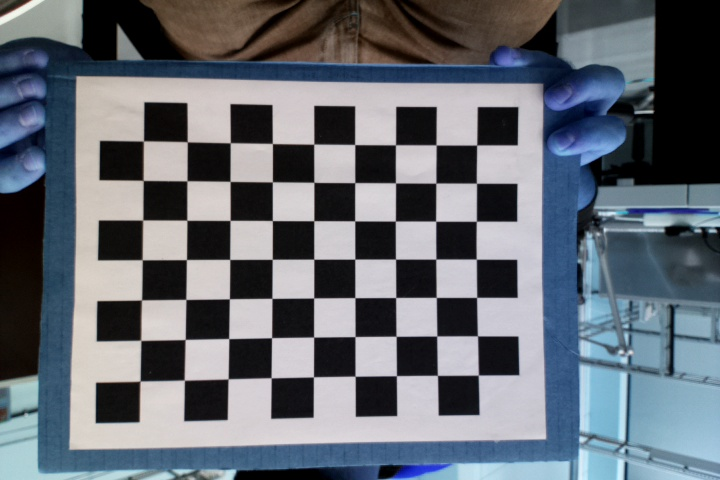
#> input picture opencv-projects/imgs/chessboard/chess_test_0.jpg, 720 x 480 px; its folder holds only this picture in this run
$ python camera_calibration.py
#> lines starting #> are read from the running program, lines starting #| are printed output that depends on the picture; after the words box and inside, x2 and y2 are one past the last pixel; in counts of white or black regions, pixels touching at a corner belong together
import numpy as np
import cv2
import glob
import yaml

# squeare size in mm
square_size = 24
# chessboard size
chess_rows = 7
chess_columns = 9
# termination criteria
criteria = (cv2.TERM_CRITERIA_EPS + cv2.TERM_CRITERIA_MAX_ITER, square_size, 0.001)

# prepare object points, like (0,0,0), (1,0,0), (2,0,0) ....,(6,5,0)
objp = np.zeros((chess_rows*chess_columns,3), np.float32)
objp[:,:2] = np.mgrid[0:chess_columns,0:chess_rows].T.reshape(-1,2)
print("Object points prepared")
# Arrays to store object points and image points from all the images.
objpoints = [] # 3d point in real world space
imgpoints = [] # 2d points in image plane.
images = glob.glob('*.jpg')
print(str(len(images)) +" images found")
for i in range(len(images)):
	print(images[i])
for fname in images:
	print("Image " + fname + " is being processed")
	img = cv2.imread(fname)
#> img is the input picture: shape (480, 720, 3); mean B, G, R 116.2, 107.7, 101.5
	gray = cv2.cvtColor(img,cv2.COLOR_BGR2GRAY)
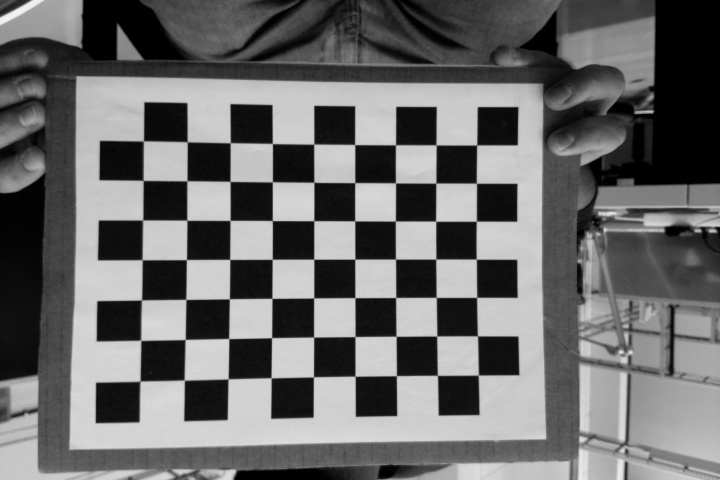
#> gray: shape (480, 720); min 0, max 246, mean 106.8
	# Find the chess board corners
	ret, corners = cv2.findChessboardCorners(gray, (chess_columns,chess_rows),None)
#> ret = True; corners = 63 rows, first 8: [143.5, 141], [187.3, 141.8], [230.2, 142.8], [272.4, 143.5], [313.7, 144.2], [354.7, 144.5], [395.4, 144.8], [436, 145]
	# If found, add object points, image points (after refining them)
	if ret == True:
		objpoints.append(objp)
		corners2 = cv2.cornerSubPix(gray,corners,(11,11),(-1,-1),criteria)
#> corners2 = 63 rows, first 8: [143.4, 140.9], [187.2, 141.8], [230.2, 142.8], [272.4, 143.5], [313.8, 144.1], [354.7, 144.5], [395.5, 144.8], [436.1, 144.9]
		imgpoints.append(corners)
		# Draw and display the corners
		#img = cv2.drawChessboardCorners(img, (chess_columns, chess_rows), corners,ret)
		cv2.drawChessboardCorners(img, (chess_columns, chess_rows), corners2,ret)
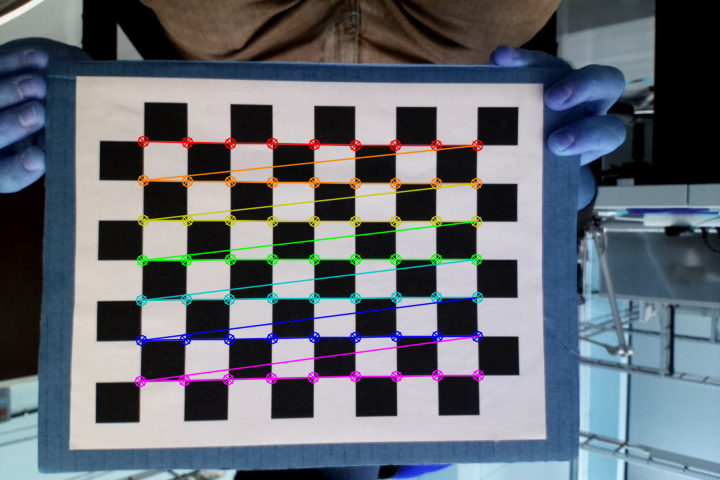
#> img: shape (480, 720, 3); 5.15% of pixels changed, all inside (x1, y1, x2, y2) = (134, 135, 485, 388)
		#cv2.imshow(img)
		#cv2.imwrite('processed_' + fname,img)
ret, mtx, dist, rvecs, tvecs = cv2.calibrateCamera(objpoints, imgpoints, gray.shape[::-1], None, None)
#> ret = 0.162; mtx = [[269.2, 0, 369.7], [0, 252.9, 257], [0, 0, 1]]; dist = [[0.0313, 0.0103, 0.00255, 0.00304, -0.017]]; rvecs = ([-0.0127, -0.0325, -0.0012],); tvecs = ([-5.37, -2.94, 6.47],)


# It's very important to transform the matrix to list.
data = {'camera_matrix': np.asarray(mtx).tolist(), 'dist_coeff': np.asarray(dist).tolist()}
#> data = {'camera_matrix': [[269.2, 0, 369.7], [0, 252.9, 257], [0, 0, 1]], 'dist_coeff': [[0.0313, 0.0103, 0.00255, 0.00304, -0.017]]}

with open("calibration.yaml", "w") as f:
    yaml.dump(data, f)


# [5 lines of commented-out code are left out]

$ run again, on opencv-projects/imgs/chessboard/chess_test_12.jpg
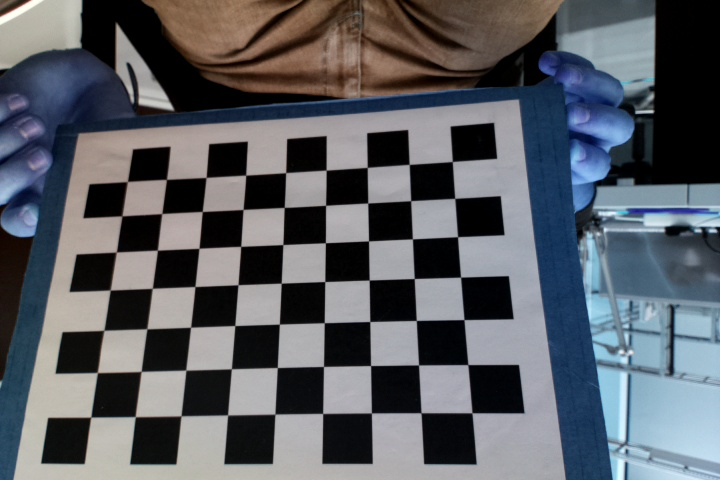
#> input picture opencv-projects/imgs/chessboard/chess_test_12.jpg, 720 x 480 px
#> img is the input picture: shape (480, 720, 3); mean B, G, R 99.8, 93.9, 90.5
#> `gray = cv2.cvtColor(img,cv2.COLOR_BGR2GRAY)`:
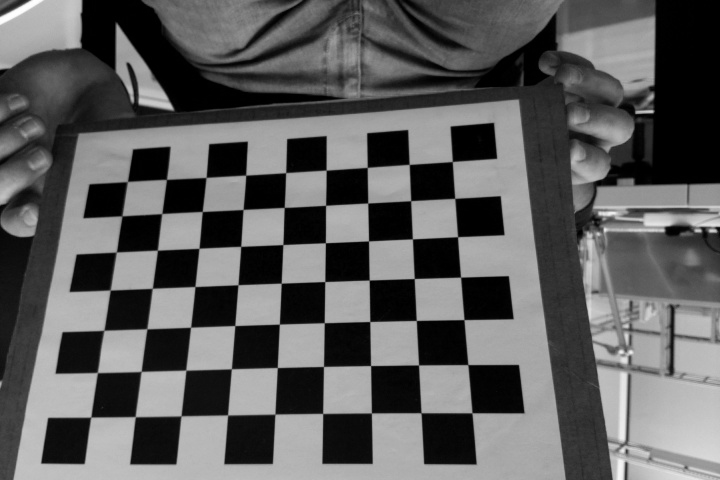
#> gray: shape (480, 720); min 0, max 254, mean 93.6
#> `ret, corners = cv2.findChessboardCorners(gray, (chess_columns,chess_ro..`: ret = True; corners = 63 rows, first 8: [471.9, 412.7], [421, 412.8], [371.5, 413], [322.7, 413.5], [275.1, 414.2], [227.6, 414.9], [181.1, 415.8], [135.4, 416.6]
#> corners2 = 63 rows, first 8: [472, 412.8], [421, 412.7], [371.4, 412.9], [322.6, 413.5], [274.9, 414.1], [227.6, 415], [181, 415.9], [135.2, 416.7]
#> `cv2.drawChessboardCorners(img, (chess_columns, chess_rows), corners2,r..`:
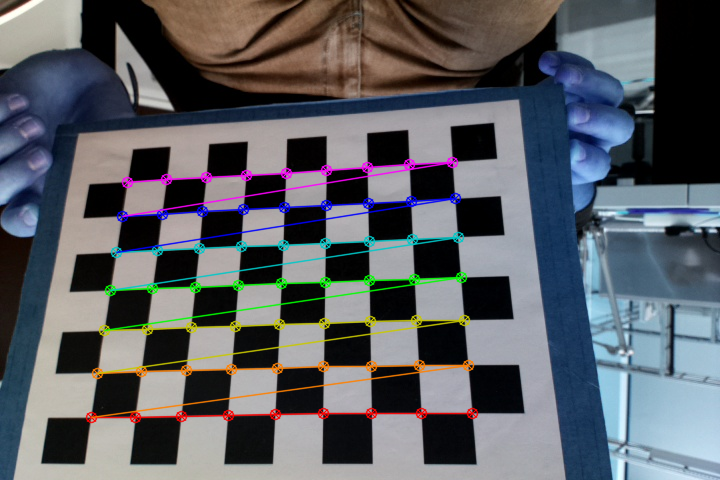
#> img: shape (480, 720, 3); 5.36% of pixels changed, all inside (x1, y1, x2, y2) = (85, 156, 479, 424)
#> `ret, mtx, dist, rvecs, tvecs = cv2.calibrateCamera(objpoints, imgpoint..`: ret = 0.255; mtx = [[567.4, 0, 329.8], [0, 542.4, 283.1], [0, 0, 1]]; dist = [[0.171, -0.286, 0.0073, -0.0113, -0.989]]; rvecs = ([0.221, 0.528, 3.07],); tvecs = ([2.83, 2.68, 11.37],)
#> data = {'camera_matrix': [[567.4, 0, 329.8], [0, 542.4, 283.1], [0, 0, 1]], 'dist_coeff': [[0.171, -0.286, 0.0073, -0.0113, -0.989]]}

$ run again, on opencv-projects/imgs/chessboard/chess_test_13.jpg
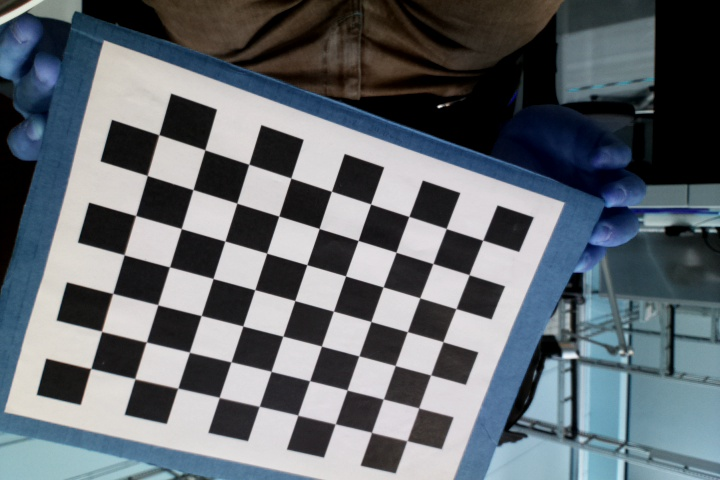
#> input picture opencv-projects/imgs/chessboard/chess_test_13.jpg, 720 x 480 px
#> img is the input picture: shape (480, 720, 3); mean B, G, R 112.2, 106.3, 99.6
#> `gray = cv2.cvtColor(img,cv2.COLOR_BGR2GRAY)`:
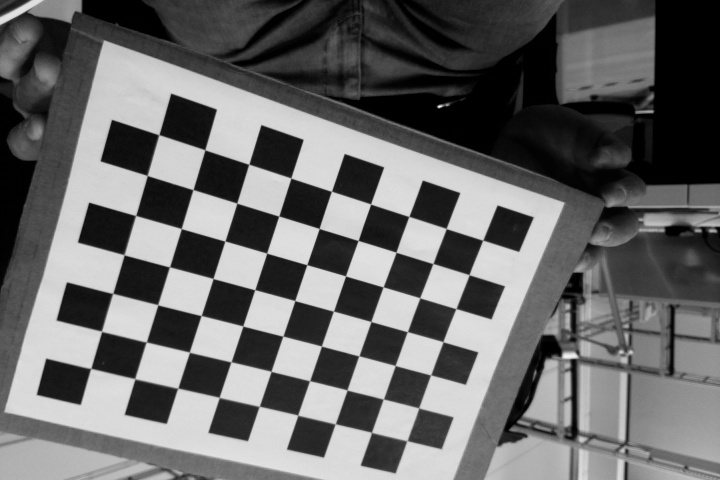
#> gray: shape (480, 720); min 0, max 245, mean 104.9
#> `ret, corners = cv2.findChessboardCorners(gray, (chess_columns,chess_ro..`: ret = True; corners = 63 rows, first 8: [158.8, 134.7], [204.9, 149.8], [248.7, 164.3], [290.8, 178], [331.4, 191.3], [370.6, 203.9], [408.8, 216.5], [446.2, 228.5]
#> corners2 = 63 rows, first 8: [158.8, 134.7], [204.8, 149.8], [248.7, 164.3], [290.9, 178], [331.4, 191.3], [370.6, 204], [408.8, 216.4], [446.2, 228.5]
#> `cv2.drawChessboardCorners(img, (chess_columns, chess_rows), corners2,r..`:
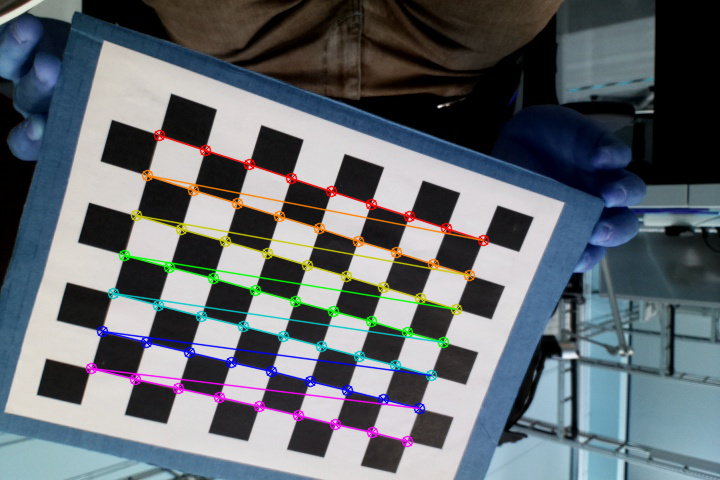
#> img: shape (480, 720, 3); 5.05% of pixels changed, all inside (x1, y1, x2, y2) = (85, 129, 490, 448)
#> `ret, mtx, dist, rvecs, tvecs = cv2.calibrateCamera(objpoints, imgpoint..`: ret = 0.212; mtx = [[92.18, 0, 335.6], [0, 85.39, 264.3], [0, 0, 1]]; dist = [[0.00565, -0.00044, 0.00144, 0.000698, 5.21e-06]]; rvecs = ([0.0287, -0.0348, 0.309],); tvecs = ([-3.9, -3.1, 2.06],)
#> data = {'camera_matrix': [[92.18, 0, 335.6], [0, 85.39, 264.3], [0, 0, 1]], 'dist_coeff': [[0.00565, -0.00044, 0.00144, 0.000698, 5.21e-06]]}

$ run again, on opencv-projects/imgs/chessboard/chess_test_14.jpg
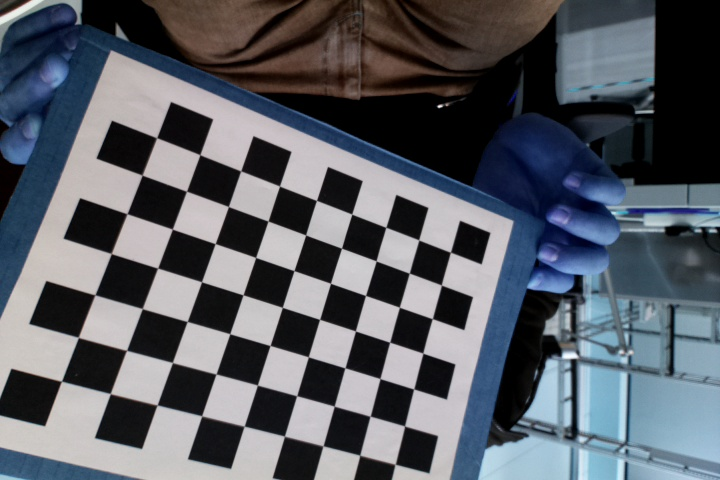
#> input picture opencv-projects/imgs/chessboard/chess_test_14.jpg, 720 x 480 px
#> img is the input picture: shape (480, 720, 3); mean B, G, R 100.9, 93.3, 88.9
#> `gray = cv2.cvtColor(img,cv2.COLOR_BGR2GRAY)`:
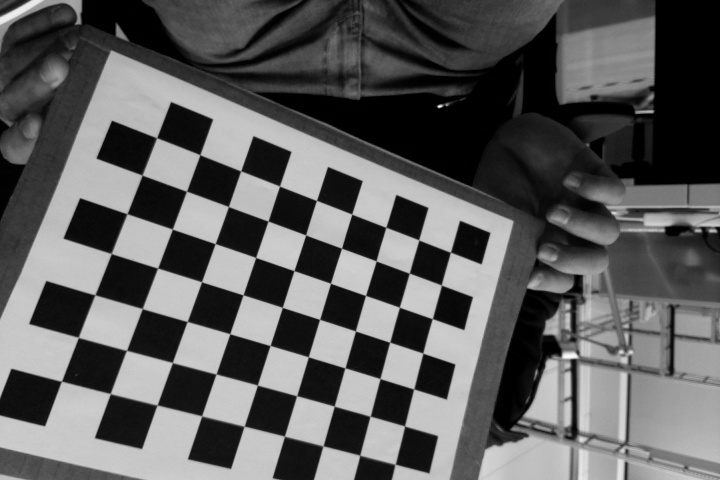
#> gray: shape (480, 720); min 0, max 253, mean 92.8
#> `ret, corners = cv2.findChessboardCorners(gray, (chess_columns,chess_ro..`: ret = True; corners = 63 rows, first 8: [156.6, 137.8], [199.8, 154.7], [240.7, 171], [279.5, 186], [316.4, 200.4], [351.8, 214.2], [385.7, 227.3], [418.7, 239.9]
#> corners2 = 63 rows, first 8: [156.6, 137.7], [199.9, 154.7], [240.7, 170.9], [279.5, 186], [316.4, 200.4], [351.7, 214.1], [385.8, 227.3], [418.7, 239.9]
#> `cv2.drawChessboardCorners(img, (chess_columns, chess_rows), corners2,r..`:
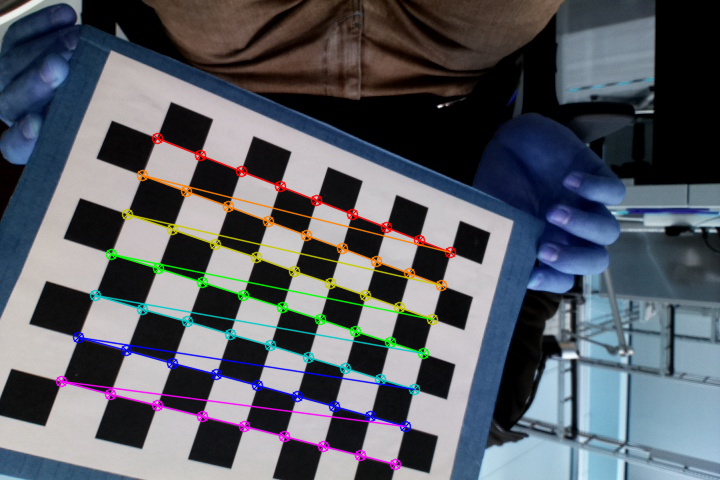
#> img: shape (480, 720, 3); 4.99% of pixels changed, all inside (x1, y1, x2, y2) = (55, 132, 457, 471)
#> `ret, mtx, dist, rvecs, tvecs = cv2.calibrateCamera(objpoints, imgpoint..`: ret = 0.241; mtx = [[1064.9, 0, 348.6], [0, 879.8, 245.7], [0, 0, 1]]; dist = [[0.334, 1.15, 0.0109, 0.00591, -27.8]]; rvecs = ([-0.205, -0.597, 0.318],); tvecs = ([-3.83, -2.62, 21.41],)
#> data = {'camera_matrix': [[1064.9, 0, 348.6], [0, 879.8, 245.7], [0, 0, 1]], 'dist_coeff': [[0.334, 1.15, 0.0109, 0.00591, -27.8]]}

$ run again, on opencv-projects/imgs/chessboard/chess_test_1.jpg
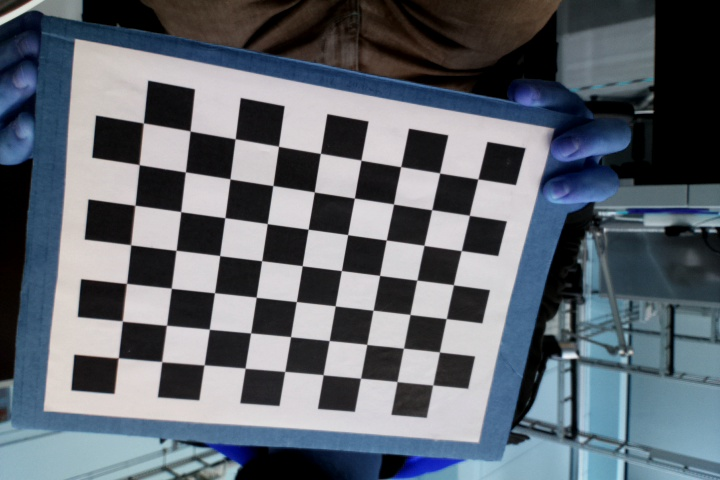
#> input picture opencv-projects/imgs/chessboard/chess_test_1.jpg, 720 x 480 px
#> img is the input picture: shape (480, 720, 3); mean B, G, R 112.3, 103.9, 96.9
#> `gray = cv2.cvtColor(img,cv2.COLOR_BGR2GRAY)`:
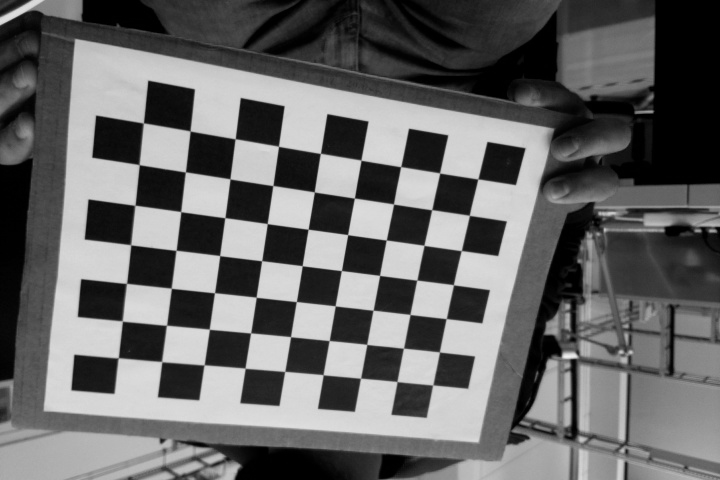
#> gray: shape (480, 720); min 0, max 241, mean 102.8
#> `ret, corners = cv2.findChessboardCorners(gray, (chess_columns,chess_ro..`: ret = True; corners = 63 rows, first 8: [143.4, 123], [190.1, 131.1], [235.2, 138.8], [278.5, 146.4], [320.4, 153.4], [361, 160.2], [400.6, 166.6], [439.6, 173]
#> corners2 = 63 rows, first 8: [143.3, 122.9], [190.1, 130.9], [235.1, 138.8], [278.5, 146.3], [320.4, 153.4], [361, 160.1], [400.7, 166.6], [439.6, 172.9]
#> `cv2.drawChessboardCorners(img, (chess_columns, chess_rows), corners2,r..`:
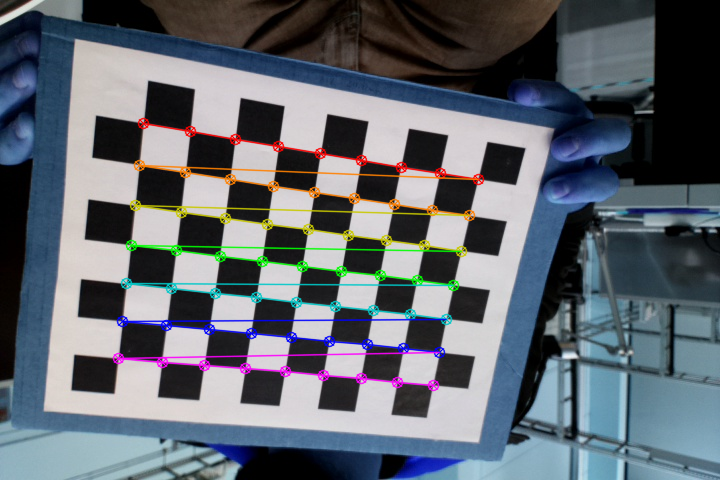
#> img: shape (480, 720, 3); 5.05% of pixels changed, all inside (x1, y1, x2, y2) = (112, 117, 485, 392)
#> `ret, mtx, dist, rvecs, tvecs = cv2.calibrateCamera(objpoints, imgpoint..`: ret = 0.174; mtx = [[363.2, 0, 337.9], [0, 335.6, 243.4], [0, 0, 1]]; dist = [[0.0881, -0.108, 0.00245, 0.00315, 0.0294]]; rvecs = ([0.127, -0.125, 0.153],); tvecs = ([-4.34, -2.91, 8.2],)
#> data = {'camera_matrix': [[363.2, 0, 337.9], [0, 335.6, 243.4], [0, 0, 1]], 'dist_coeff': [[0.0881, -0.108, 0.00245, 0.00315, 0.0294]]}
